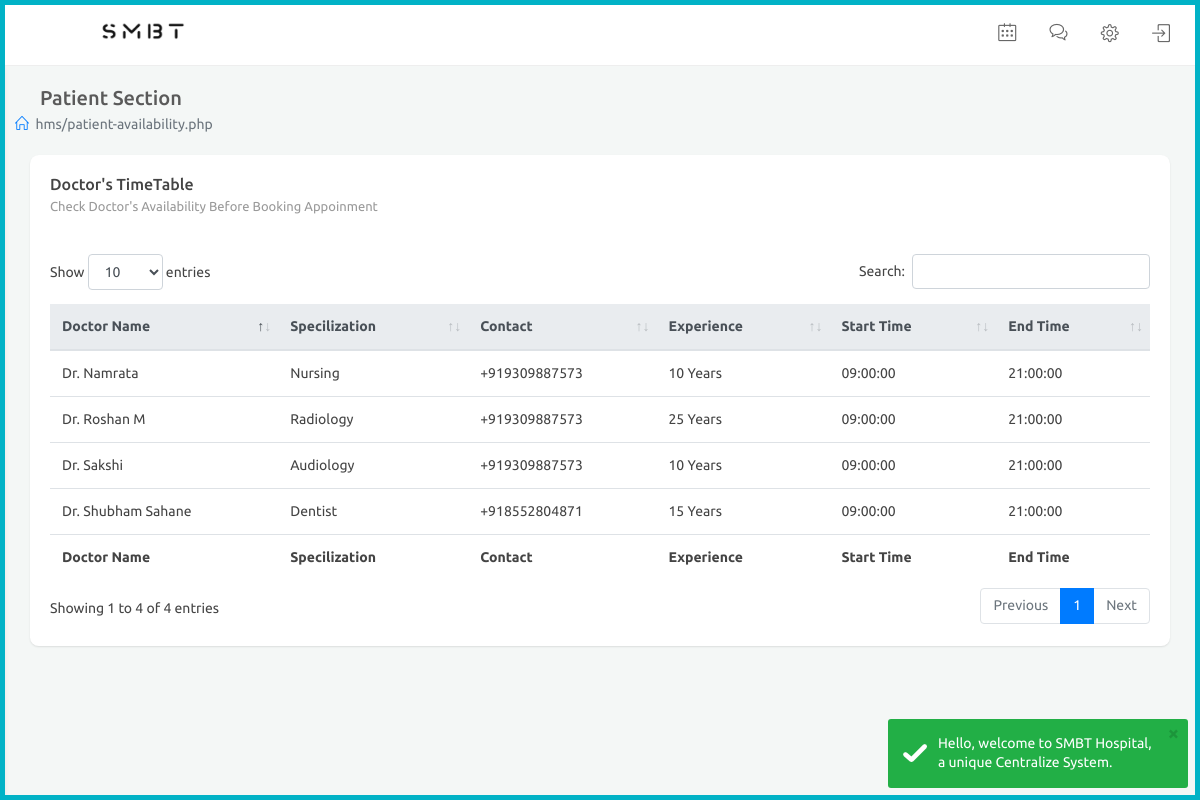
/patient-availability.php (signed in), run on the app's committed database.
### tables this page shows
CREATE TABLE `doctoravailability` (
  `daid` int NOT NULL AUTO_INCREMENT,
  `docid` int DEFAULT NULL,
  `isAbsent` varchar(10) DEFAULT 'No',
  `startTime` time DEFAULT NULL,
  `endTime` time DEFAULT NULL,
  PRIMARY KEY (`daid`),
  UNIQUE KEY `daid_UNIQUE` (`daid`),
  KEY `docid_idx` (`docid`),
  CONSTRAINT `docid` FOREIGN KEY (`docid`) REFERENCES `hospitalstaff` (`hsid`)
);

CREATE TABLE `hospitalstaff` (
  `hsid` int NOT NULL AUTO_INCREMENT,
  `name` varchar(45) DEFAULT NULL,
  `email` varchar(45) DEFAULT NULL,
  `cNumber` varchar(45) DEFAULT NULL,
  `password` varchar(45) DEFAULT NULL,
  `education` varchar(45) DEFAULT NULL,
  `specialisation` varchar(45) DEFAULT NULL,
  `experience` varchar(45) DEFAULT NULL,
  `surgeonFlag` tinyint DEFAULT NULL,
  `doctorFlag` tinyint DEFAULT NULL,
  `nurseFlag` tinyint DEFAULT NULL,
  `accountantFlag` tinyint DEFAULT NULL,
  `laboratoristFlag` tinyint DEFAULT NULL,
  `pharmacyFlag` tinyint DEFAULT NULL,
  `emergencyFlag` tinyint DEFAULT NULL,
  `anaesthetistFlag` tinyint DEFAULT NULL,
  `adminFlag` tinyint DEFAULT NULL,
  `bdate` date DEFAULT NULL,
  `height` decimal(10,0) DEFAULT NULL,
  `weight` decimal(10,0) DEFAULT NULL,
  `sex` varchar(10) DEFAULT NULL,
  `age` int DEFAULT NULL,
  `address` varchar(80) DEFAULT NULL,
  `facebook` varchar(45) DEFAULT NULL,
  `twitter` varchar(45) DEFAULT NULL,
  `instagram` varchar(45) DEFAULT NULL,
  `glink` varchar(45) DEFAULT NULL,
  `profilename` varchar(45) DEFAULT 'avatar.png',
  PRIMARY KEY (`hsid`),
  UNIQUE KEY `hsid_UNIQUE` (`hsid`)
);

### patient-availability.php (the view)
<?php
  include("include/patient-header.php");
  ?>
            <div class="row clealfix">
                <div class="col-lg-12 col-md-12">
                    <div class="col-lg-12">
                    <div class="card">
                        <div class="header">
                            <h2>Doctor's TimeTable <small>Check Doctor's Availability Before Booking Appoinment</small> </h2>
                        </div>
                        <div class="body">
                            <div class="table-responsive">
                                <table class="table table-hover js-basic-example dataTable table-custom">
                                    <thead class="thead-light">
                                        <tr>
                                            <th>Doctor Name</th>
                                            <th>Specilization</th>
                                            <th>Contact</th>
                                            <th>Experience</th>
                                            <th>Start Time</th>
                                            <th>End Time</th>
                                        </tr>
                                    </thead>
                                    <tfoot>
                                        <tr>
                                            <th>Doctor Name</th>
                                            <th>Specilization</th>
                                            <th>Contact</th>
                                            <th>Experience</th>
                                            <th>Start Time</th>
                                            <th>End Time</th>
                                        </tr>
                                    </tfoot>
                                    <tbody>
                                        <?php
                                                $result7= mysqli_query($conn,"SELECT * FROM hospital.hospitalstaff,hospital.doctoravailability where hospital.hospitalstaff.hsid=hospital.doctoravailability.docid ");
                                                while($row7=mysqli_fetch_assoc($result7)){
                                                echo"<tr>
                                                <td> Dr. ". $row7['name'] ."</td>
                                                <td>". $row7['specialisation'] ."</td>
                                                <td>". $row7['cNumber'] ."</td>
                                                <td>". $row7['experience'] ." Years </td>
                                                <td>". $row7['startTime'] ."</td>
                                                <td>". $row7['endTime'] ."</td>
                                                </tr>";
                                                }
                                            ?>
                                    </tbody>
                                </table>
                            </div>
                        </div>
                    </div>
                </div>
                </div>
            </div>
<?php
  include("include/patient-footer.php");
  ?>

### assets/css/color_skins.css (style rules this page uses)
.theme-cyan:before,.theme-cyan:after { background:#01b2c6 }

### data on the page
doctoravailability: docid.name "Shubham Sahane", docid.specialisation "Dentist", docid.cNumber "+918552804871", docid.experience "15", startTime "09:00:00", endTime "21:00:00"
doctoravailability: docid.name "Sakshi", docid.specialisation "Audiology", docid.cNumber "+919309887573", docid.experience "10", startTime "09:00:00", endTime "21:00:00"
doctoravailability: docid.name "Namrata", docid.specialisation "Nursing", docid.cNumber "+919309887573", docid.experience "10", startTime "09:00:00", endTime "21:00:00"
doctoravailability: docid.name "Roshan M", docid.specialisation "Radiology", docid.cNumber "+919309887573", docid.experience "25", startTime "09:00:00", endTime "21:00:00"

### other printed values
$currentPage "hms/patient-availability.php"
